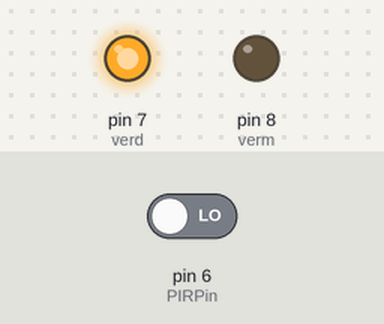
Simulated run of this sketch. Board: Arduino Uno, built with avr-gcc and run on an emulated ATmega328P. Parts: output pins drawn as LEDs (lit = HIGH). The test bench sets the inputs (shaded band); at power-on: pin 6 (PIRPin) LOW.

Above: at 2.8 s.
2.9 s: pin 6 (PIRPin) driven HIGH
At 4.2 s:
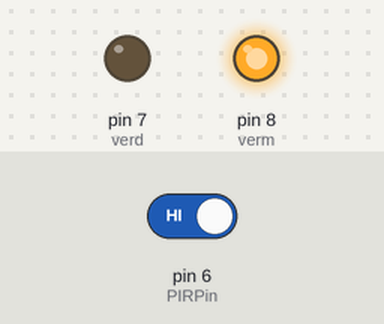
4.5 s: pin 6 (PIRPin) driven LOW
At 5.8 s:
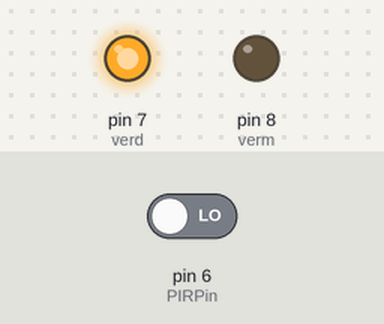
Timing chart, 0 to 7.5 s (numbered marks = the images above; inputs shaded):
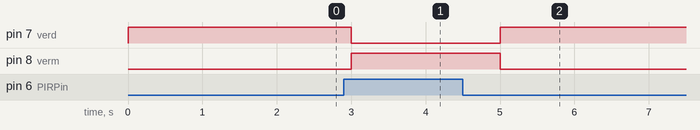

The sketch:

PRACT3._PROTEUS_SENSOR_PIR___2_LEDS.ino
```cpp
const int verm=8;
const int verd=7;
const int PIRPin= 6;
void setup(){
 pinMode(verm, OUTPUT);
 pinMode(verd, OUTPUT);
 pinMode(PIRPin, INPUT);
 digitalWrite(verm, LOW);
 digitalWrite(verd, LOW);
}
void loop(){
 int value= digitalRead(PIRPin);
 if (value == HIGH){
 digitalWrite(verm, HIGH);
 digitalWrite(verd, LOW);
 delay(1000);
 } else {
 digitalWrite(verm, LOW);
 digitalWrite(verd, HIGH);
 delay(1000);
 }
}
```

Measured:
- after the input at 2.9 s, pin 7 (verd): HIGH → LOW after 0.10 s; pin 8 (verm): LOW → HIGH after 0.10 s
- after the input at 4.5 s, pin 7 (verd): LOW → HIGH after 0.50 s; pin 8 (verm): HIGH → LOW after 0.50 s
